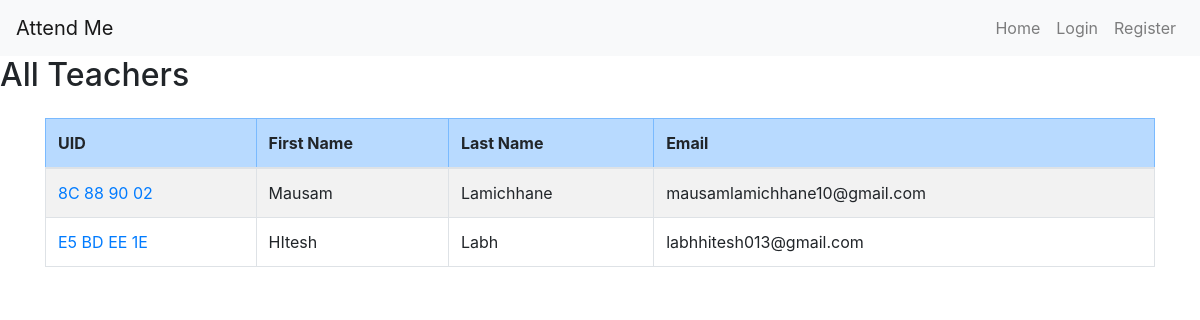
The app's page /admin/teachers (signed in), older data.
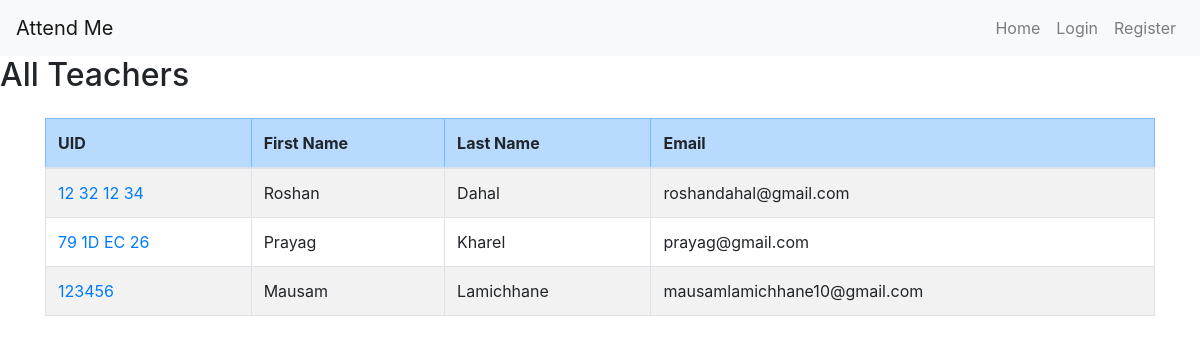
The same page, newer data.
### main.py (models this page shows)
class Ad_teacher(db.Model):
    uid: Mapped[str] = mapped_column(String(100), primary_key=True)
    email: Mapped[str] = mapped_column(String(100), unique=True, nullable=False)
    password: Mapped[str] = mapped_column(String(100), nullable=False)
    first_name: Mapped[str] = mapped_column(String(1000), nullable=False)
    last_name: Mapped[str] = mapped_column(String(100), nullable=False)

### main.py (the view)
@app.route('/admin/teachers')
def get_teachers():
    if session.get('user_role', '') != 'admin':
        flash("Unauthorized access!", "danger")
        return redirect(url_for('home'))
    teachers = Ad_teacher.query.all()  # This fetches all the rows
    teacher_list = []  # Empty list to store dictionaries
    for teacher in teachers:
        teacher_list.append({
            'first_name': teacher.first_name,
            'last_name': teacher.last_name,
            'email': teacher.email,
            'uid': teacher.uid
        })
    print("courses: ", teacher_list)
    return render_template('all_teachers.html',
                           teacher_list=teacher_list
                           )

### templates/all_teachers.html
{% extends "base.html" %} {% block content %}
<h2>All Teachers</h2>
<div class="container mt-4">
    <div class="table-responsive">
        <table class="table table-striped table-hover table-bordered">
            <thead class="table-primary">
                <tr>
                    <th>UID</th>
                    <th>First Name</th>
                    <th>Last Name</th>
                    <th>Email</th>
                </tr>
            </thead>
            <tbody>
                {% for teacher in teacher_list %}
                <tr>
                    <td><a href="{{ url_for('get_teachers', teacherid=teacher.uid) }}" class="text-decoration-none text-primary">{{ teacher.uid }}</a></td>
                    <td>{{ teacher.first_name }}</td>
                    <td>{{ teacher.last_name }}</td>
                    <td>{{ teacher.email }}</td>
                </tr>
                {% endfor %}
            </tbody>
        </table>
    </div>
</div>
{% endblock %}

### templates/base.html (shortened to what this page needs)
<!DOCTYPE html>
<html>
  <head>
    <link
      rel="stylesheet"
      href="https://stackpath.bootstrapcdn.com/bootstrap/4.5.2/css/bootstrap.min.css"
    />
  </head>
  <body>
    <nav class="navbar navbar-expand-lg navbar-light bg-light">
      <a class="navbar-brand" href="/">Attend Me</a>
      <div class="collapse navbar-collapse">
        <ul class="navbar-nav ml-auto">
          <li class="nav-item">
            <a class="nav-link" href="{{ url_for('home') }}">Home</a>
          </li>
          {% if not logged_in %}
          <li class="nav-item">
            <a class="nav-link" href="{{ url_for('login') }}">Login</a>
          </li>
          <li class="nav-item">
            <a class="nav-link" href="{{ url_for('register') }}">Register</a>
          </li>
          {% else %}
          <li class="nav-item">
            <a class="nav-link" href="{{ url_for('logout') }}">Log Out</a>
          </li>
          {% endif %}
        </ul>
      </div>
    </nav>
    {% block content %} {% endblock %}
  </body>
</html>

Row changes from the older to the newer data that the page shows:
removed Ad_teacher: uid "8C 88 90 02", first_name "Mausam", last_name "Lamichhane", email "mausamlamichhane10@gmail.com"
removed Ad_teacher: uid "E5 BD EE 1E", first_name "HItesh", last_name "Labh", email "labhhitesh013@gmail.com"
added Ad_teacher: uid "12 32 12 34", first_name "Roshan", last_name "Dahal", email "roshandahal@gmail.com"
added Ad_teacher: uid "79 1D EC 26", first_name "Prayag", last_name "Kharel", email "prayag@gmail.com"
added Ad_teacher: uid "123456", first_name "Mausam", last_name "Lamichhane", email "mausamlamichhane10@gmail.com"
